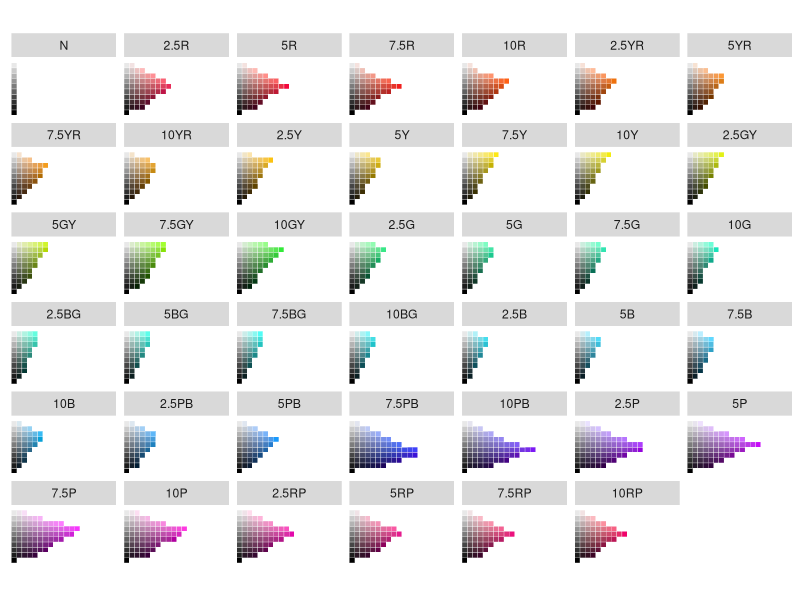
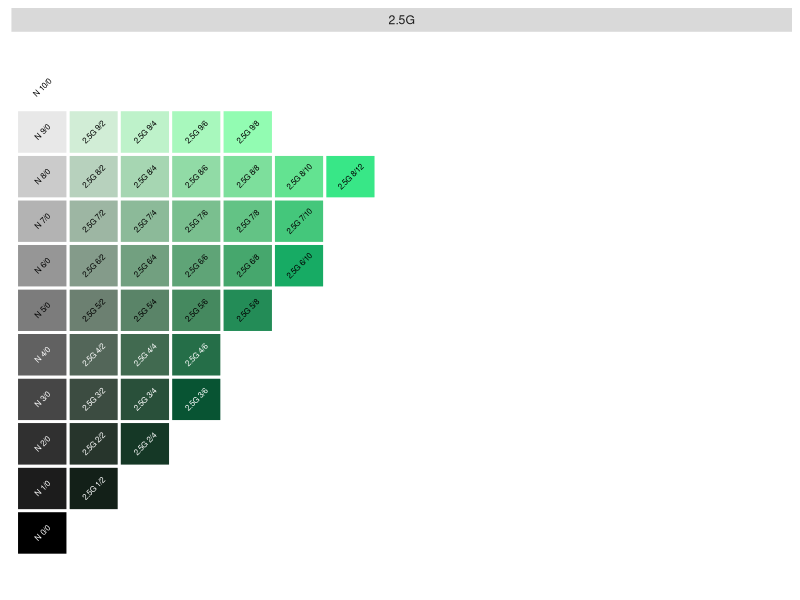
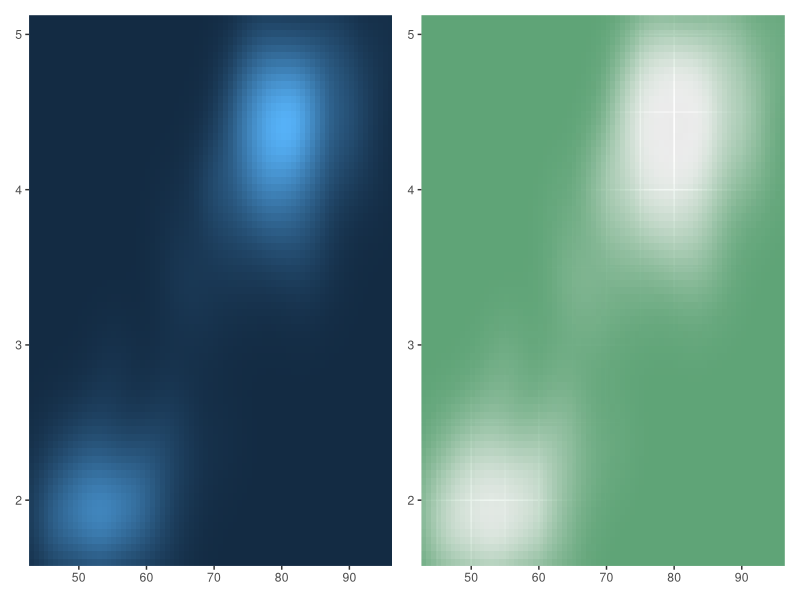
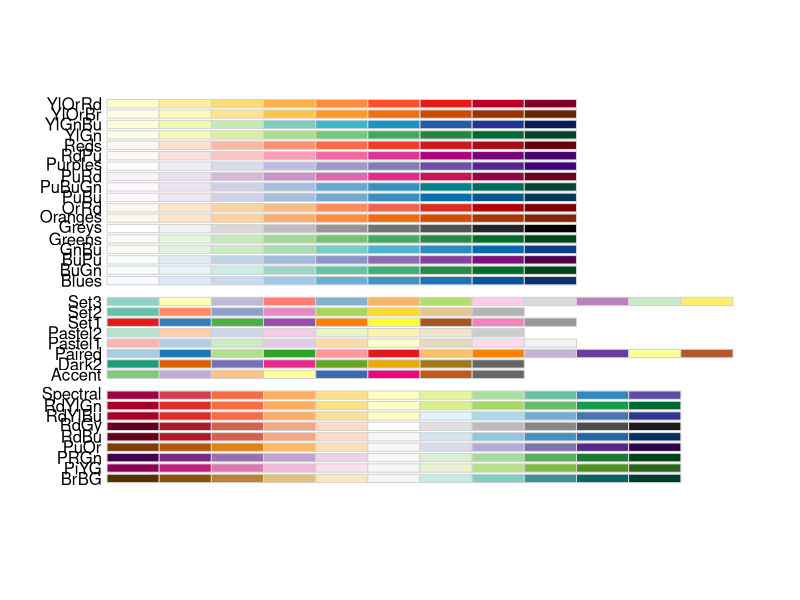
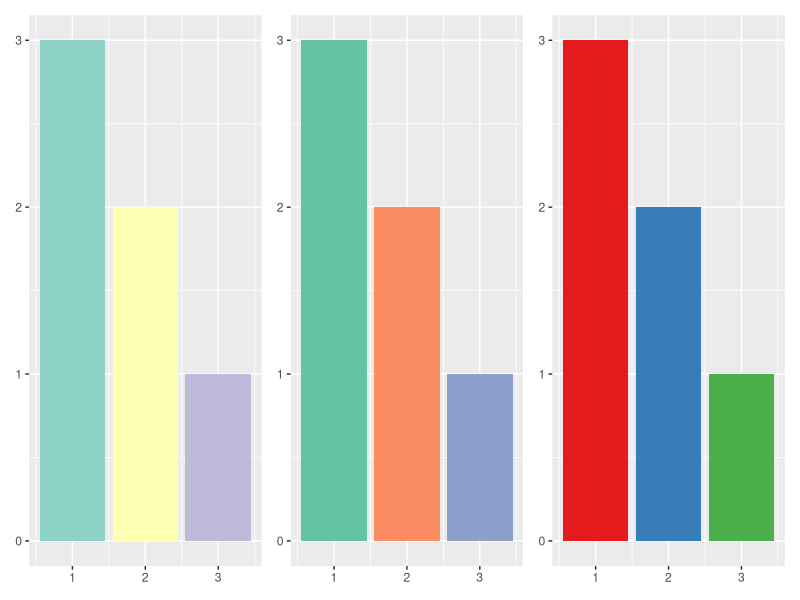
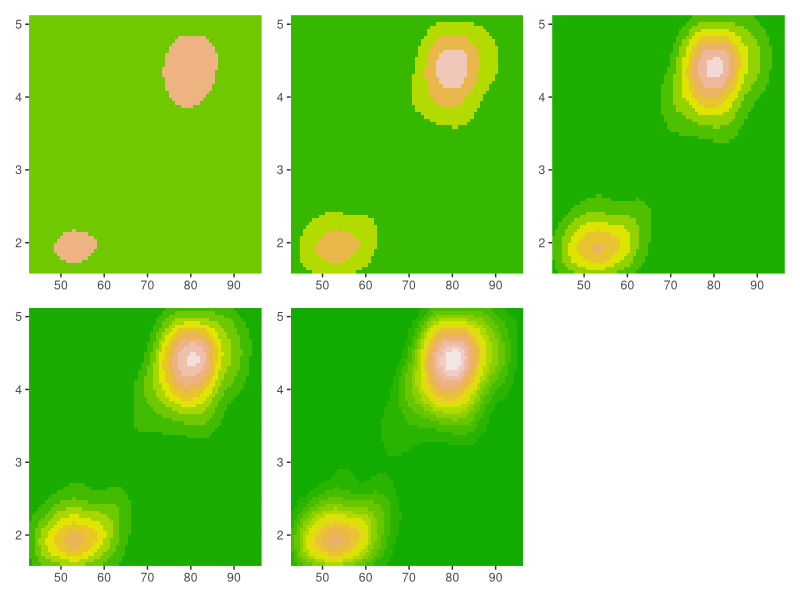

Write R code to recreate these figures, in order.
## ---- chunk 1
knitr::opts_chunk$set(message = FALSE,
                      warning = FALSE,
                      fig.height = 6,
                      fig.width = 7)
## ---- chunk 2
version
## ---- chunk 3
Packages <- c("ggplot2", "patchwork", "purrr")
lapply(Packages, library, character.only = TRUE)
## ---- chunk 4
# 色合いを表示させる。
munsell::hue_slice("all")

# 2.5Gを表示
munsell::hue_slice("2.5G")
## ---- chunk 5
erupt <- ggplot(faithfuld, aes(waiting, eruptions, fill = density)) +
  geom_raster() +
  scale_x_continuous(NULL, expand = c(0, 0)) +
  scale_y_continuous(NULL, expand = c(0, 0)) +
  theme(legend.position = "none")

erupt +
  erupt + scale_fill_gradient(
  low = munsell::mnsl("2.5G 6/6"),
  high = munsell::mnsl("2.5G 6/12")
)
## ---- chunk 6
# パレットを表示せせる
RColorBrewer::display.brewer.all()
## ---- chunk 7
# データの準備

df <- data.frame(x =  1:3, y = 3:1, z = c(letters[1:3]))
area <- ggplot(df, aes(x, y)) +
  geom_bar(aes(fill = z), stat = "identity") +
  theme(legend.position = "none") +
  labs(x = NULL, y = NULL)
Colors <- c("Set3", "Set2", "Set1")

# 複数の色合い同時に表示させる

Areas <- 
  purrr::map(.x = Colors, .f = ~{area + scale_fill_brewer(palette = .x)}) %>% 
  purrr::reduce(`+`) 

Areas
## ---- chunk 8
Num <- seq(3, 15, by = 3)
Erupt <-
  purrr::map(.x = Num, .f = ~{erupt + scale_fill_stepsn(n.breaks = .x, colours = terrain.colors(12))}) %>% 
  purrr::reduce(`+`) + plot_layout(byrow = TRUE)

Erupt
